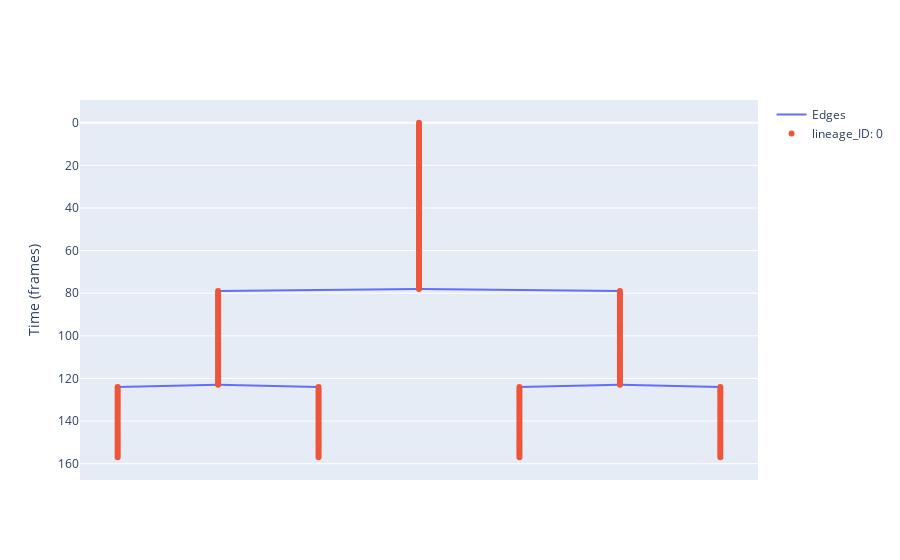

Notebook cell for this chart:
### Code cell
lin0 = model.data.cell_data[0]
lin0.plot(node_hover_features=["cell_ID", "relative_age", "absolute_age"])

### Figure 1 — Plotly figure (JSON) as saved in the notebook; plotly's stock layout.template omitted (floating-point values rounded to 4 significant figures; data arrays with more than 128 entries replaced by an {"elided": "..."} marker saying what was removed)
{"data": [{"mode": "lines", "name": "Edges", "type": "scatter", "x": {"elided": "912 float values"}, "y": {"elided": "912 int values"}}, {"hoverinfo": "text", "hovertemplate": "%{text}", "mode": "markers", "name": "lineage_ID: 0", "text": {"elided": "305 str values"}, "type": "scatter", "x": {"elided": "305 float values"}, "y": {"elided": "305 int values"}}], "layout": {"hovermode": "closest", "showlegend": true, "title": {}, "xaxis": {"showgrid": false, "showticklabels": false, "zeroline": false}, "yaxis": {"autorange": "reversed", "showgrid": true, "title": {"text": "Time (frames)"}, "zeroline": true}}}
